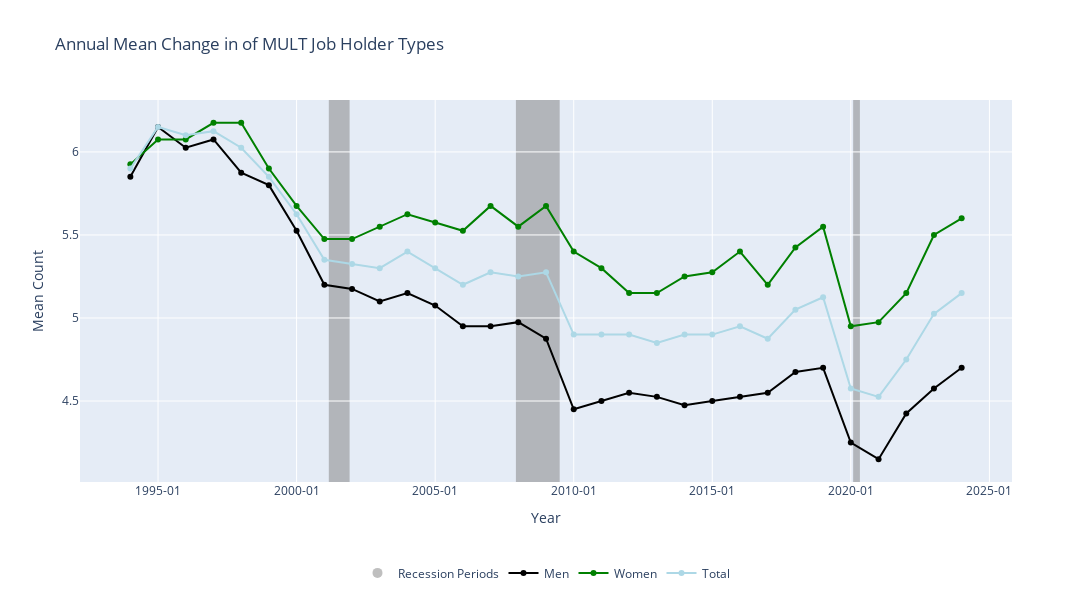

Write notebook code for a chart like this one.
### Code cell
mean_men.index = pd.to_datetime(mean_men.index, format='%Y')
mean_women.index = pd.to_datetime(mean_women.index, format='%Y')
mean_total.index = pd.to_datetime(mean_total.index, format='%Y')

fig = go.Figure()

# recession shading 
for recession in recession_periods:
    fig.add_shape(
        type='rect',
        xref='x',
        yref='paper',
        x0=recession['start'],
        x1=recession['end'],
        y0=0, y1=1,
        fillcolor='grey',
        opacity=0.5,
        layer='below',
        line_width=0
    )

fig.add_trace(
    go.Scatter(
        x=[None], y=[None],  # Empty scatter plot
        mode='markers',
        marker=dict(size=10, color='grey', opacity=0.5),
        showlegend=True,
        name='Recession Periods'
    )
)

fig.add_trace(
    go.Scatter(
        x=mean_men.index,  # The years
        y=mean_men.values,  # The mean values for men
        mode='lines+markers',
        name='Men',
        line=dict(color='black')
    )
)

fig.add_trace(
    go.Scatter(
        x=mean_women.index,  # The years
        y=mean_women.values,  # The mean values for women
        mode='lines+markers',
        name='Women',
        line=dict(color='green')
    )
)

fig.add_trace(
    go.Scatter(
        x=mean_total.index,  # The years
        y=mean_total.values,  # The mean values for total
        mode='lines+markers',
        name='Total',
        line=dict(color='lightblue')
    )
)

# Legend to the bottom and set x-axis to accept date format
fig.update_layout(
    height=600, 
    width=1200,
    title_text="Annual Mean Change in of MULT Job Holder Types",
    xaxis_title="Year",
    yaxis_title="Mean Count",
    xaxis=dict(
        type='date',  # Change x-axis to accept date format for exact periods
        tickformat='%Y-%m',  # Format the ticks to show year and month
    ),
    showlegend=True,
    legend=dict(
        orientation="h",   
        x=0.5,             
        y=-0.2,            
        xanchor='center',   
        yanchor='top'      
    )
)

fig.show()

### Figure 1 — Plotly figure (JSON) as saved in the notebook; plotly's stock layout.template omitted (floating-point values rounded to 4 significant figures)
{"data": [{"marker": {"color": "grey", "opacity": 0.5, "size": 10}, "mode": "markers", "name": "Recession Periods", "showlegend": true, "type": "scatter", "x": [null], "y": [null]}, {"line": {"color": "black"}, "mode": "lines+markers", "name": "Men", "type": "scatter", "x": ["1994-01-01T00:00:00", "1995-01-01T00:00:00", "1996-01-01T00:00:00", "1997-01-01T00:00:00", "1998-01-01T00:00:00", "1999-01-01T00:00:00", "2000-01-01T00:00:00", "2001-01-01T00:00:00", "2002-01-01T00:00:00", "2003-01-01T00:00:00", "2004-01-01T00:00:00", "2005-01-01T00:00:00", "2006-01-01T00:00:00", "2007-01-01T00:00:00", "2008-01-01T00:00:00", "2009-01-01T00:00:00", "2010-01-01T00:00:00", "2011-01-01T00:00:00", "2012-01-01T00:00:00", "2013-01-01T00:00:00", "2014-01-01T00:00:00", "2015-01-01T00:00:00", "2016-01-01T00:00:00", "2017-01-01T00:00:00", "2018-01-01T00:00:00", "2019-01-01T00:00:00", "2020-01-01T00:00:00", "2021-01-01T00:00:00", "2022-01-01T00:00:00", "2023-01-01T00:00:00", "2024-01-01T00:00:00"], "y": [5.85, 6.15, 6.025, 6.075, 5.875, 5.8, 5.525, 5.2, 5.175, 5.1, 5.15, 5.075, 4.95, 4.95, 4.975, 4.875, 4.45, 4.5, 4.55, 4.525, 4.475, 4.5, 4.525, 4.55, 4.675, 4.7, 4.25, 4.15, 4.425, 4.575, 4.7]}, {"line": {"color": "green"}, "mode": "lines+markers", "name": "Women", "type": "scatter", "x": ["1994-01-01T00:00:00", "1995-01-01T00:00:00", "1996-01-01T00:00:00", "1997-01-01T00:00:00", "1998-01-01T00:00:00", "1999-01-01T00:00:00", "2000-01-01T00:00:00", "2001-01-01T00:00:00", "2002-01-01T00:00:00", "2003-01-01T00:00:00", "2004-01-01T00:00:00", "2005-01-01T00:00:00", "2006-01-01T00:00:00", "2007-01-01T00:00:00", "2008-01-01T00:00:00", "2009-01-01T00:00:00", "2010-01-01T00:00:00", "2011-01-01T00:00:00", "2012-01-01T00:00:00", "2013-01-01T00:00:00", "2014-01-01T00:00:00", "2015-01-01T00:00:00", "2016-01-01T00:00:00", "2017-01-01T00:00:00", "2018-01-01T00:00:00", "2019-01-01T00:00:00", "2020-01-01T00:00:00", "2021-01-01T00:00:00", "2022-01-01T00:00:00", "2023-01-01T00:00:00", "2024-01-01T00:00:00"], "y": [5.925, 6.075, 6.075, 6.175, 6.175, 5.9, 5.675, 5.475, 5.475, 5.55, 5.625, 5.575, 5.525, 5.675, 5.55, 5.675, 5.4, 5.3, 5.15, 5.15, 5.25, 5.275, 5.4, 5.2, 5.425, 5.55, 4.95, 4.975, 5.15, 5.5, 5.6]}, {"line": {"color": "lightblue"}, "mode": "lines+markers", "name": "Total", "type": "scatter", "x": ["1994-01-01T00:00:00", "1995-01-01T00:00:00", "1996-01-01T00:00:00", "1997-01-01T00:00:00", "1998-01-01T00:00:00", "1999-01-01T00:00:00", "2000-01-01T00:00:00", "2001-01-01T00:00:00", "2002-01-01T00:00:00", "2003-01-01T00:00:00", "2004-01-01T00:00:00", "2005-01-01T00:00:00", "2006-01-01T00:00:00", "2007-01-01T00:00:00", "2008-01-01T00:00:00", "2009-01-01T00:00:00", "2010-01-01T00:00:00", "2011-01-01T00:00:00", "2012-01-01T00:00:00", "2013-01-01T00:00:00", "2014-01-01T00:00:00", "2015-01-01T00:00:00", "2016-01-01T00:00:00", "2017-01-01T00:00:00", "2018-01-01T00:00:00", "2019-01-01T00:00:00", "2020-01-01T00:00:00", "2021-01-01T00:00:00", "2022-01-01T00:00:00", "2023-01-01T00:00:00", "2024-01-01T00:00:00"], "y": [5.9, 6.15, 6.1, 6.125, 6.025, 5.85, 5.625, 5.35, 5.325, 5.3, 5.4, 5.3, 5.2, 5.275, 5.25, 5.275, 4.9, 4.9, 4.9, 4.85, 4.9, 4.9, 4.95, 4.875, 5.05, 5.125, 4.575, 4.525, 4.75, 5.025, 5.15]}], "layout": {"height": 600, "legend": {"orientation": "h", "x": 0.5, "xanchor": "center", "y": -0.2, "yanchor": "top"}, "shapes": [{"fillcolor": "grey", "layer": "below", "line": {"width": 0}, "opacity": 0.5, "type": "rect", "x0": "2001-03-01", "x1": "2001-11-30", "xref": "x", "y0": 0, "y1": 1, "yref": "paper"}, {"fillcolor": "grey", "layer": "below", "line": {"width": 0}, "opacity": 0.5, "type": "rect", "x0": "2007-12-01", "x1": "2009-06-30", "xref": "x", "y0": 0, "y1": 1, "yref": "paper"}, {"fillcolor": "grey", "layer": "below", "line": {"width": 0}, "opacity": 0.5, "type": "rect", "x0": "2020-02-01", "x1": "2020-04-30", "xref": "x", "y0": 0, "y1": 1, "yref": "paper"}], "showlegend": true, "title": {"text": "Annual Mean Change in of MULT Job Holder Types"}, "width": 1200, "xaxis": {"tickformat": "%Y-%m", "title": {"text": "Year"}, "type": "date"}, "yaxis": {"title": {"text": "Mean Count"}}}}
